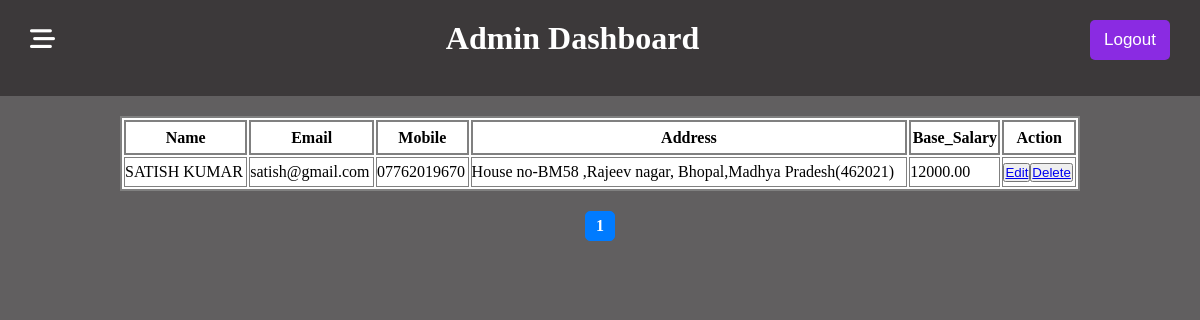
The page /Employeelist (signed in) on the database as committed earlier.
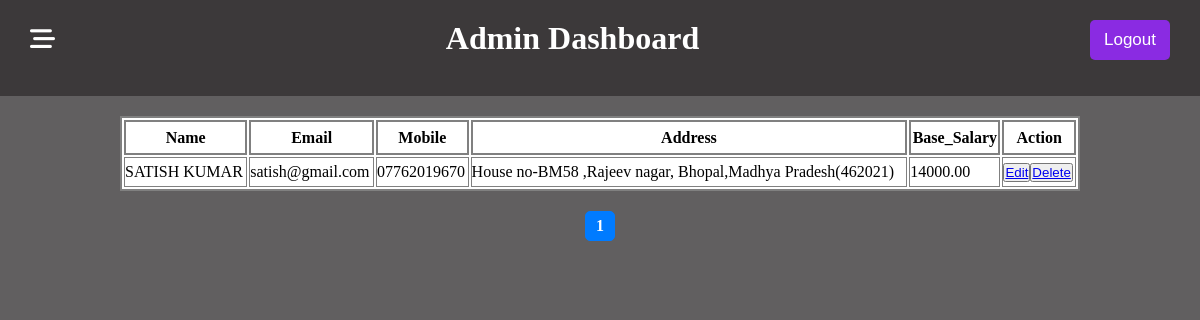
The same page on the database as committed later.
### app1/models.py (models this page shows, shortened)
class Employee(models.Model):
    name = models.CharField(max_length=100)
    email = models.EmailField()
    mobile = models.CharField(max_length=13)
    address = models.CharField(max_length=200)
    base_salary = models.DecimalField(max_digits=8, decimal_places=2)

### app1/views.py (the view)
# urls.py: path("Employeelist", views.Employeelist, name="Employeelist"),
def Employeelist(request):
    user = request.session.get("user")
    if user is not None:
        employees = Employee.objects.all().order_by(Lower("name"))
        paginator = Paginator(employees, 10)
        page_number = request.GET.get("page")
        employee_paginator = paginator.get_page(page_number)
        return render(
            request, "Employee.html", {"employee_paginator": employee_paginator}
        )
    else:
        return redirect("login")

### app1/templates/Employee.html (shortened to what this page needs)
{% extends "base.html" %}
{% block container %}
<div class="salarydetail">
    <table>
        <tr>
            <th>Name</th>
            <th>Email</th>
            <th>Mobile</th>
            <th>Address</th>
            <th>Base_Salary</th>
            <th>Action</th>
        </tr>
        {% for i in employee_paginator %}
        <tr>
            <td>{{i.name}}</td>
            <td>{{i.email}}</td>
            <td>{{i.mobile}}</td>
            <td>{{i.address}}</td>
            <td>{{i.base_salary}}</td>
            <td><button><a href="{% url 'EditEmployee' i.id %}">Edit</a></button><button><a
                        href="{% url 'deleteEmployee' i.id %}">Delete</a></button></td>
        </tr>
        {% endfor %}
    </table>
</div>
<div class="pagination">
    <span>
        {% for num in employee_paginator.paginator.page_range %}
        {% if employee_paginator.number == num %}
        <strong>{{ num }}</strong>
        {% else %}
        <a href="?page={{ num }}">{{ num }}</a>
        {% endif %}
        {% endfor %}
    </span>
</div>
{% endblock container %}

Rows that differ between the two databases and show on the page:
changed Employee "SATISH KUMAR": base_salary "12000.00" → "14000.00"
